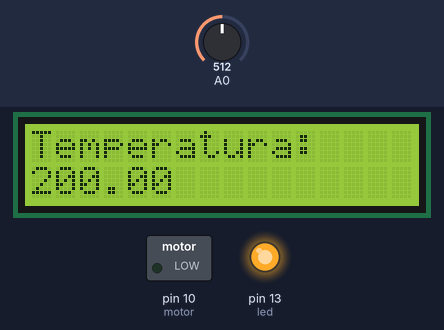
Bench run of a sketch on a simulated Arduino Uno, built with avr-gcc and run on an emulated ATmega328P. Parts: 16×2 character LCD, switched loads named in the sketch (green lamp = pin HIGH), output pins drawn as LEDs (lit = HIGH). Dashed ring = blinking. The inputs (shaded band) are chosen by the test bench; at power-on: A0 = 512. What the sketch prints to the serial monitor is not drawn.

Above: at 1.2 s.
1.3 s: A0 set to 163
At 2.8 s:
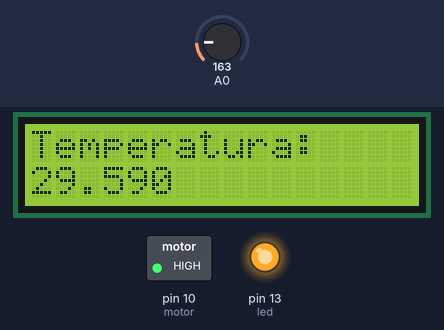
3.5 s: A0 set to 139
At 4.5 s:
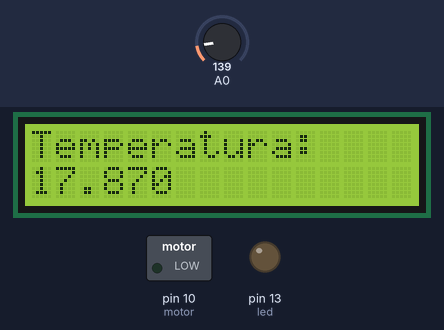
5.5 s: A0 set to 129
At 6.7 s:
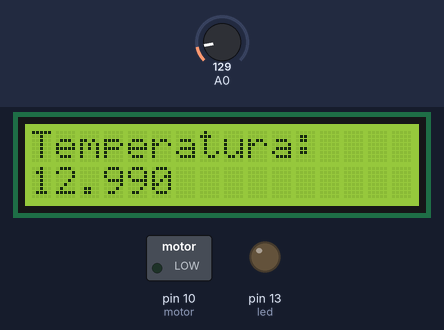
7.0 s: A0 set to 109
At 7.4 s:
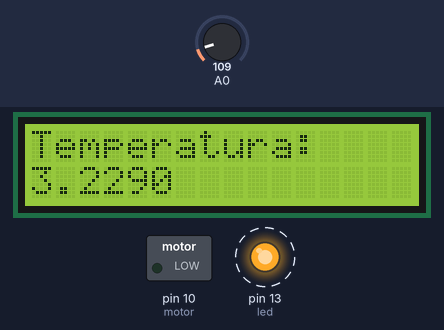
Timing chart, 0 to 10.0 s (numbered marks = the images above; inputs shaded):
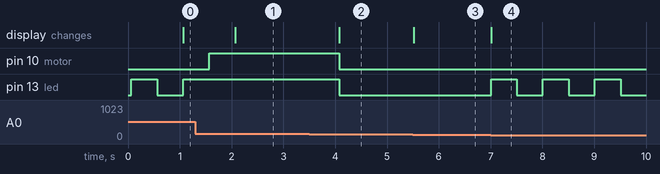

Measured:
- the behaviour switches between 154 and 153 on A0 (found by bisection; images 1 and 2)
- the behaviour switches between 123 and 122 on A0 (found by bisection; images 3 and 4)
- after the input at 1.3 s, the display: changes after 0.77 s (image 1)
- after the input at 3.5 s, pin 10 (motor), pin 13 (led): HIGH → LOW after 0.58 s; the display: changes after 0.58 s (image 2)
- after the input at 5.5 s, the display: changes at once (image 3)
- after the input at 7.0 s, pin 13 (led): alternates HIGH for 0.50 s and LOW for 0.50 s, starting at once; the display: changes at once (image 4)

The sketch:

temp_lcd.ino
```cpp
#include <LiquidCrystal.h>

float temp = 0;
int sensor = 0;
int led = 13;
int motor = 10;
//int seconds = 0;

LiquidCrystal lcd_1(12, 11, 5, 4, 3, 2);

void setup()
{
  lcd_1.begin(16, 2);
  lcd_1.print("Temperatura:");
  Serial.begin(9600);
  pinMode (led, OUTPUT);
  pinMode (motor, OUTPUT);
}

void loop()
{
  temp = (sensor * (500.0/1024.0)) - 50.0;
  sensor = analogRead(A0);
  Serial.print(temp);
  lcd_1.setCursor(0, 1);
  lcd_1.print(temp);
  if(temp<=10){
  	digitalWrite(led, HIGH);
    delay(500);
    digitalWrite(led, LOW);
    delay(500);
  }
  if(temp>=11 && temp <= 25){
  	digitalWrite(led, LOW);
  	digitalWrite(motor, LOW);
  }
  if(temp>=26){
  	digitalWrite(led, HIGH);
    delay(500);
  	digitalWrite(motor, HIGH);
  }
}
```
